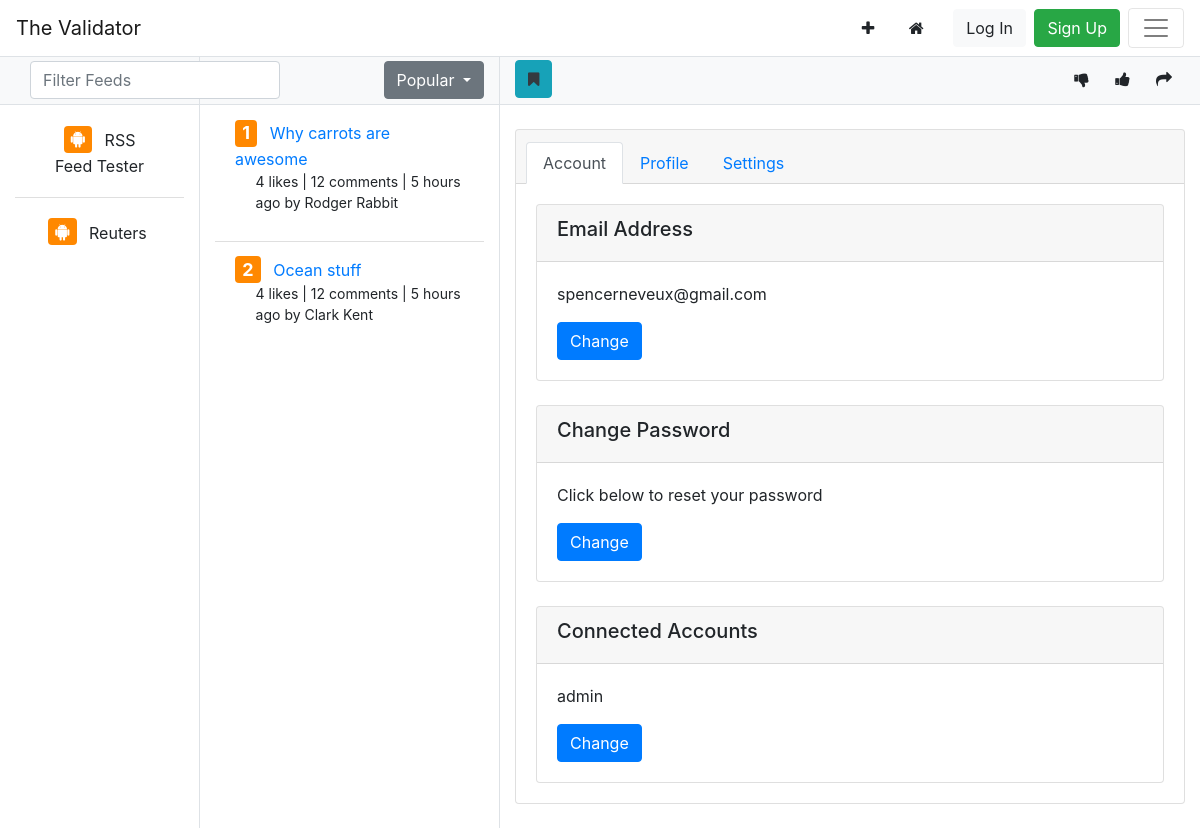
/app/profile/2, run on the app's committed database.
### app/models.py (models this page shows, shortened)
class RSSFeed(models.Model):
    name = models.CharField(max_length=200, default="")
    link = models.URLField(max_length=200, default="")
    def get_article_list(self):
        return self.article_set.all()

class Article(models.Model):
    objects = ArticleManager()
    rss_feed = models.ForeignKey(RSSFeed, on_delete=models.CASCADE, null=True)
    title = models.CharField(max_length=200, default="")
    publisher = models.CharField(max_length=200, default="")
    author = models.CharField(max_length=200, default="")
    content = models.TextField()

### app/views.py (the view)
# urls.py: path("profile/<int:pk>", ProfileUpdate.as_view(), name="profile"),
class ProfileUpdate(UpdateView):
    model = User
    fields = "__all__"
    success_url = reverse_lazy("article-list")
    template_name = "app/profile_form.html"

### app/context_processors.py (called while the page is built)
def get_rss_list(request):
    return {'rss_list': RSSFeed.objects.all()}

def get_rss_articles(request):
    default_feed = RSSFeed.objects.get(pk=1)
    article_list = default_feed.get_article_list()
    return {'default_article_list': article_list}

### app/templates/app/profile_form.html (shortened to what this page needs)
{% extends 'app/base.html' %}
{% load crispy_forms_tags %}
{% load static %}
{% block content %}
<br>
<div class="card ">
	<div class="card-header">
		 <ul class="nav nav-tabs card-header-tabs">
	      <li class="nav-item" id="account1">
	        <a class="nav-link active" id="account2" href="#">Account</a>
	      </li>
	      <li class="nav-item" id="profile1">
	        <a class="nav-link" id="profile2" href="#">Profile</a>
	      </li>
	      <li class="nav-item" id="settings1">
	        <a class="nav-link" id="settings2" href="#">Settings</a>
	      </li>
	  	</ul>
	</div>
	<div class="card-body main-card">
		<div id="account">
			<div class="card">
				<div class="card-header">
					<h5>Email Address</h5>
				</div>
				<div class="card-body" id="email-card">
					<div id="email-show">
						<p>{{user.email}}</p>
						<button class="btn btn-primary" id="email-change">Change</button>
					</div>
				</div>
			</div>
			<br>
			<div class="card">
				<div class="card-header">
					<h5>Change Password</h5>
				</div>
				<div class="card-body">
					<p>Click below to reset your password</p>
					<a href="{% url 'password_reset' %}"><button class="btn btn-primary">Change</button></a>
				</div>
			</div>
			<br>
			<div class="card">
				<div class="card-header">
					<h5>Connected Accounts</h5>
				</div>
				<div class="card-body">
					<p>{{user}}</p>
					<button class="btn btn-primary">Change</button>
				</div>
			</div>
		</div>
	</div>
</div>
<br>
{% endblock  %}

### app/templates/app/base.html (shortened to what this page needs)
{% load static %}
{% load rss_list %}
<!DOCTYPE html>
<html lang="en">
  <head>
    <link rel="stylesheet" href="{% static 'css/main.css' %}">
    <link rel="stylesheet" href="https://stackpath.bootstrapcdn.com/bootstrap/4.4.1/css/bootstrap.min.css">
    <link rel="stylesheet" type="text/css" href="https://cdnjs.cloudflare.com/ajax/libs/font-awesome/4.7.0/css/font-awesome.min.css">
  </head>
  <body>
<div id="navbar-container">
  <nav class="navbar fixed-top navbar-light bg-white border-bottom">
    <a class="navbar-brand" href="{% url 'index' %}">The Validator</a>
    <div class="ml-auto mr-2">
      <a href="{% url 'rss-list' %}"><button class="btn btn-white mr-1"><i class="fa fa-plus" aria-hidden="true"></i></button></a>
      <a href="{% url 'home' %}"><button class="btn btn-white mr-1"><i class="fa fa-home mr-2" aria-hidden="true"></i></button></a>
      {% if not user.profile.is_online %}
        <a href="{% url 'login' %}"><button class="btn btn-light mr-1">Log In</button></a>
        <a href="{% url 'user-add' %}"><button class="btn btn-success">Sign Up</button></a>
      {% endif %}
    </div>
    <button class="navbar-toggler" type="button" data-toggle="modal" data-target="#exampleModal" aria-expanded="false">
      <span class="navbar-toggler-icon"></span>
    </button>
  </nav>
</div>
<br>
<br>
<div class="container-fluid h-100 mt-2">
    <div class="row justify-content-center bg-light">
      <div class="col-2 border-right border-bottom ">
          <form class="form-inline ">
            <div class="form-group col">
              <input class="form-control mr-sm-2" id="feed-filter" type="search" placeholder="Filter Feeds" aria-label="Search">
            </div>
          </form>
      </div>
      <div class="col-3 border-right border-bottom">
        <div class="dropdown float-right" id="button-filter">
		  <button class="btn btn-secondary dropdown-toggle" type="button" id="dropdownMenuButton" data-toggle="dropdown" aria-haspopup="true" aria-expanded="false">
		    Popular
		  </button>
		</div>
      </div>
      <div class="col border-bottom mt-1">
        <button class="btn btn-info text-dark bookmark mb-1" value="{{article.id}}"><i class="fa fa-bookmark" aria-hidden="true"></i></button>
        <button class="btn btn-light float-right" type="button" id="share-button" data-toggle="dropdown" aria-haspopup="true" aria-expanded="false"><i class="fa fa-share" aria-hidden="true"></i></button>
        <button class="btn btn-light float-right like" value="{{article.id}}"><i class="fa fa-thumbs-up" aria-hidden="true"></i></button>
		<button class="btn btn-light float-right dislike" value="{{article.id}}"><i class="fa fa-thumbs-down" aria-hidden="true"></i></button>
      </div>
    </div>
  <div class="row justify-content-center h-100">
    <div class="col-2 hidden-md-down border-right">
      <ul class="list-group list-group-flush ">
        {% for feed in rss_list %}
          <li class="list-group-item">
            <div class="feed-container">
              <button class="btn btn-white feed" id="{{feed.id}}" value="{{feed.id}}">
                <h4 class="d-inline" ><span class="badge article-count"><i class="fa fa-android" aria-hidden="true"></i></span></h4>
                <p class="ml-2 d-inline article-title">{{feed.name}}</p>
              </button>
            </div>
          </li>
        {% endfor %}
      </ul>
    </div>
    <div class="col-3 border-right">
      <ul class="list-group list-group-flush article-list">
        {% for article in default_article_list %}
          <li class='list-group-item  '>
              <div class='article-container'>
                <h4 class='d-inline'><span class='badge article-count'>{{article.id}}</span></h4>
                <p class='ml-2 d-inline article-title'><a href="{% url 'article-detail' article.id %}" >{{article.title}}</a></p>
                <p class='article-stats'>4 likes | 12 comments | 5 hours ago by {{article.author}}</p>
              </div>
            </li>
        {% endfor %}
      </ul>
    </div>
    <div class="col">
        {% block content %}
        {% endblock %}
    </div>
  </div>
</div>
<link rel="stylesheet" type="text/css" href=" {% static '/app/main.css' %} ">
  </body>
</html>

### app/templates/app/base.html (style rules this page uses)
.article-count { background-color: #FF8800; color: white; }
.article-stats { margin-left: 9%; font-size: 14px; }
#feed-filter { margin-top:5px; margin-bottom: 5px; width: 250px; }
#button-filter { margin-top:5px; margin-bottom: 5px; }

### data on the page
RSSFeed: {{ feed.id }} 1 (drawn), name "RSS Feed Tester"
RSSFeed: {{ feed.id }} 2 (drawn), name "Reuters"
Article: id "1", title "Why carrots are awesome", author "Rodger Rabbit"
Article: id "2", title "Ocean stuff", author "Clark Kent"

### other printed values
{{ user.email }} "spencerneveux@gmail.com"
{{ user }} "admin"
